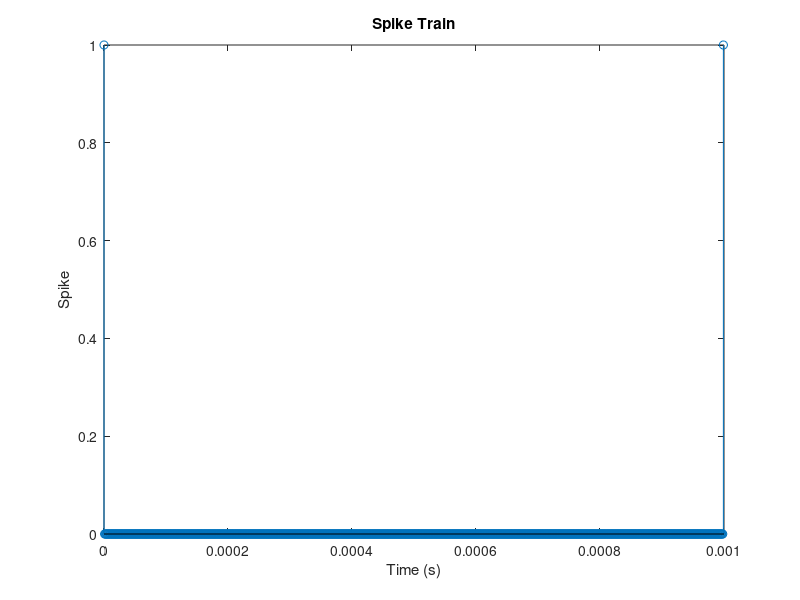

Here is the MATLAB script that generated this plot:
% Set up the input signal
x = 100; % or any other real value

% Normalize the input signal
x_norm =20 / 255;

% Set the burst firing threshold and burst duration
theta = 0.01;
burst_duration = 0.1;

% Set the refractory period and inter-burst delay
refractory_period = 0.01;
interburst_delay = 0.05;

% Set the time vector
t =0:0.000001:(0.001-0.000001);

% Initialize the spike train
spike_train = zeros(size(t));

% Generate spikes
i = 1;
while i <= length(spike_train)
    
    % Check if the input signal has crossed the threshold
    if x_norm > theta
        
        % Generate a burst of spikes
        num_spikes = round(x_norm * 20); % Number of spikes proportional to input signal
        spike_times = linspace(t(i), t(i) + burst_duration, num_spikes);
  
        
        % Set the refractory period and inter-burst delay
        i_refractory = i + num_spikes - 1;
        i_interburst = i_refractory + round(interburst_delay / 0.01);
        
        % Check if there is another input signal peak during the refractory period
        while i_interburst <= length(spike_train) && x_norm > theta
            
            % Delay the next burst until after the refractory period
            i_interburst = i_interburst + round(refractory_period / 0.01);
            
        end
        
        % Update the index to skip over the refractory period and inter-burst delay
        i = i_interburst;
        
    end
    
    % Increment the time step index
    i = i + 1;
    
end
spike_train(1)=1;
spike_train(ceil(spike_times(2:end)*10000))=1;
% Plot the spike train
figure;
stem(t, spike_train);
title('Spike Train');
xlabel('Time (s)');
ylabel('Spike');
